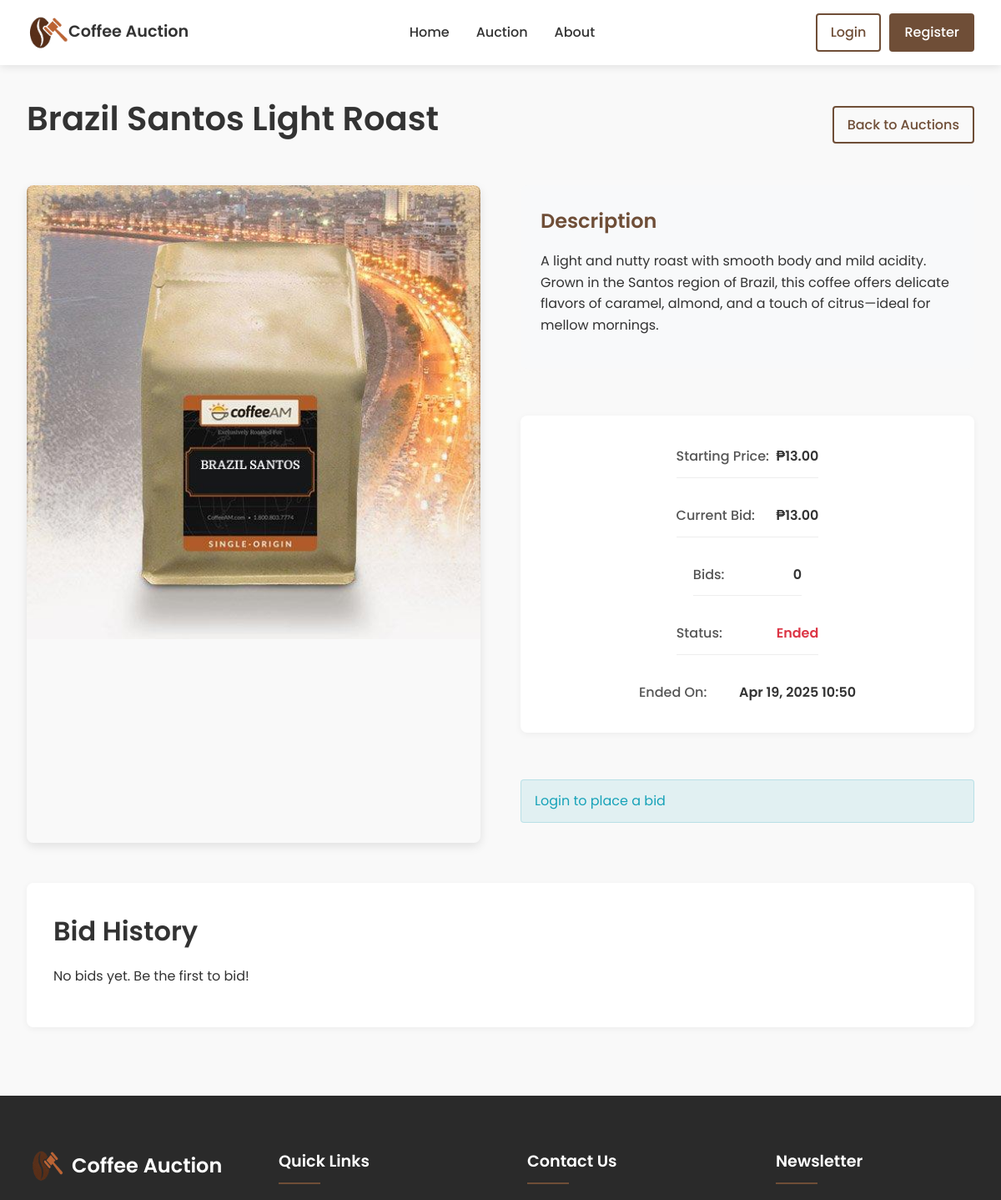
The page /product_view.php?id=10 (upper part) on the database as committed earlier.
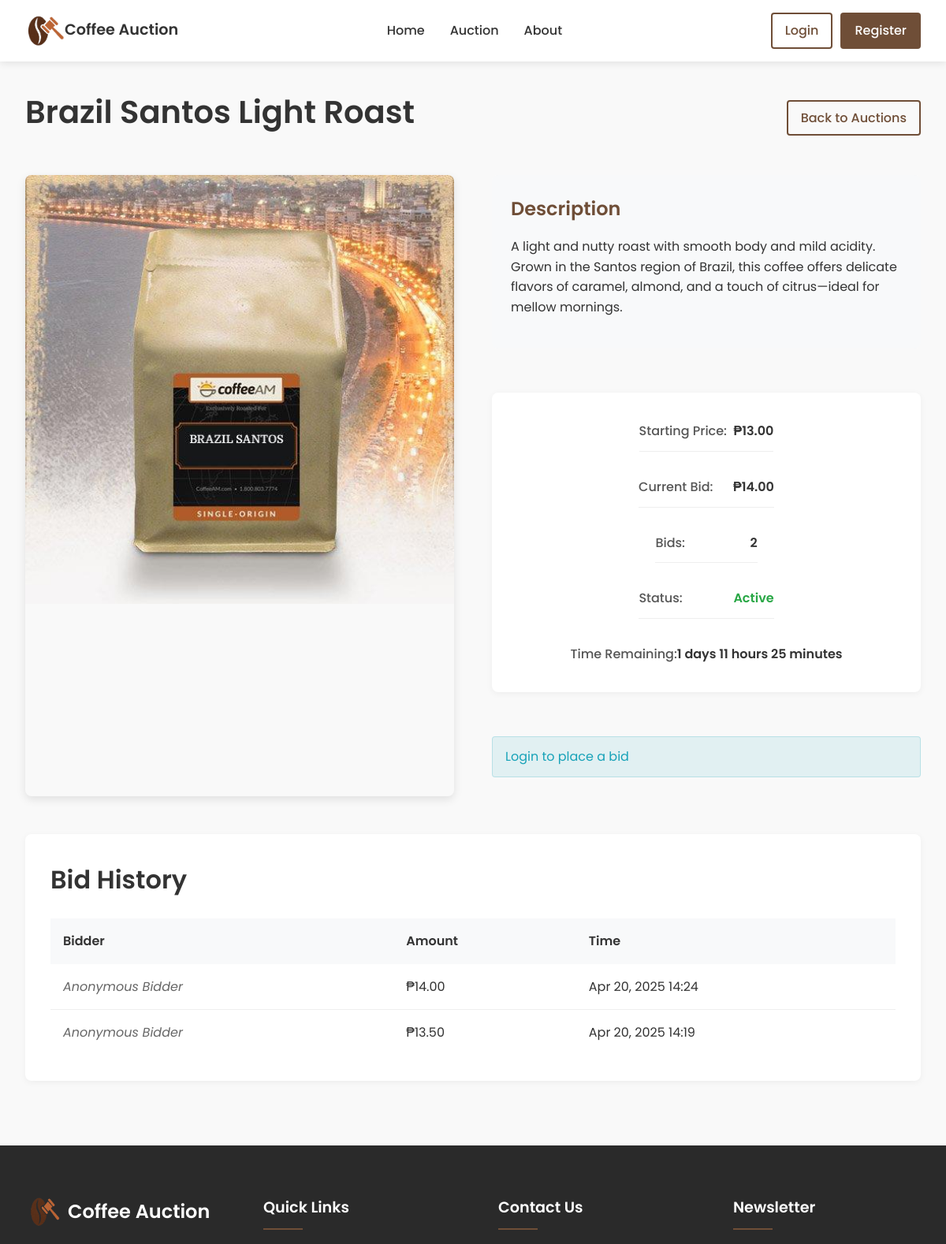
The same page on the database as committed later.
### tables this page shows
CREATE TABLE `items` (
  `id` int(11) NOT NULL,
  `name` varchar(100) NOT NULL,
  `image` varchar(255) NOT NULL,
  `description` text DEFAULT NULL,
  `starting_price` decimal(10,2) NOT NULL,
  `bid_end_date` datetime DEFAULT NULL,
  `is_limited` tinyint(1) DEFAULT 0,
  `quantity` int(11) DEFAULT 1,
  `items_sold` int(11) DEFAULT 0,
  `notified` tinyint(1) DEFAULT 0
);

CREATE TABLE `bids` (
  `id` int(11) NOT NULL,
  `user_id` int(11) NOT NULL,
  `item_id` int(11) NOT NULL,
  `bid_amount` decimal(10,2) NOT NULL,
  `timestamp` timestamp NOT NULL DEFAULT current_timestamp(),
  `is_anonymous` tinyint(1) DEFAULT 0
);

### product_view.php (the view, shortened to what the changed rows need)
<?php
include 'db_connect.php';
$product_id = (int)$_GET['id'];
$is_admin_view = isset($_GET['admin']) && isset($_SESSION['admin_logged_in']);
$stmt = $pdo->prepare("SELECT * FROM items WHERE id = ?");
$stmt->execute([$product_id]);
$product = $stmt->fetch();
$bidStmt = $pdo->prepare("SELECT b.*, u.fullname, u.email
                         FROM bids b
                         JOIN users u ON b.user_id = u.id
                         WHERE b.item_id = ?
                         ORDER BY b.bid_amount DESC
                         LIMIT 1");
$bidStmt->execute([$product_id]);
$highestBid = $bidStmt->fetch();
$currentBid = $highestBid ? $highestBid['bid_amount'] : $product['starting_price'];
$bidCount = $pdo->query("SELECT COUNT(*) FROM bids WHERE item_id = $product_id")->fetchColumn();
$now = new DateTime();
$end_date = new DateTime($product['bid_end_date']);
$is_active = $end_date > $now;
$time_remaining = $is_active ? $now->diff($end_date)->format('%a days %h hours %i minutes') : 'Auction ended';
$historyStmt = $pdo->prepare("SELECT b.*, u.fullname, u.email
                             FROM bids b
                             JOIN users u ON b.user_id = u.id
                             WHERE b.item_id = ?
                             ORDER BY b.bid_amount DESC");
$historyStmt->execute([$product_id]);
$bidHistory = $historyStmt->fetchAll();
?>
<!DOCTYPE html>
<html lang="en">
<head>
    <link rel="stylesheet" href="style.css">
    <link rel="stylesheet" href="https://cdnjs.cloudflare.com/ajax/libs/font-awesome/6.0.0/css/all.min.css">
</head>
<body>
    <main class="container product-view">
        <div class="product-header">
            <h1><?= htmlspecialchars($product['name']) ?></h1>
            <a href="<?= $is_admin_view ? 'admin.php?tab=items' : 'auction.php' ?>" class="btn btn-outline">
                Back to <?= $is_admin_view ? 'Admin' : 'Auctions' ?>
            </a>
        </div>
        <div class="product-details">
            <div class="product-image">
                <img src="images/<?= htmlspecialchars($product['image']) ?>" alt="<?= htmlspecialchars($product['name']) ?>">
            </div>
            <div class="product-info">
                <div class="description">
                    <h3>Description</h3>
                    <p><?= htmlspecialchars($product['description']) ?></p>
                </div>
                <div class="bid-info">
                    <div class="info-row">
                        <span class="label">Starting Price:</span>
                        <span class="value">₱<?= number_format($product['starting_price'], 2) ?></span>
                    </div>
                    <div class="info-row">
                        <span class="label">Current Bid:</span>
                        <span class="value">₱<?= number_format($currentBid, 2) ?></span>
                    </div>
                    <div class="info-row">
                        <span class="label">Bids:</span>
                        <span class="value"><?= $bidCount ?></span>
                    </div>
                    <div class="info-row">
                        <span class="label">Status:</span>
                        <span class="value <?= $is_active ? 'active' : 'ended' ?>">
                            <?= $is_active ? 'Active' : 'Ended' ?>
                        </span>
                    </div>
                    <div class="info-row">
                        <span class="label"><?= $is_active ? 'Time Remaining:' : 'Ended On:' ?></span>
                        <span class="value"><?= $is_active ? $time_remaining : $end_date->format('M j, Y H:i') ?></span>
                    </div>
                </div>
            </div>
        </div>
        <div class="bid-history">
            <h2>Bid History</h2>
            <?php if (count($bidHistory) > 0): ?>
                <table class="history-table">
                    <thead>
                        <tr>
                            <th>Bidder</th>
                            <th>Amount</th>
                            <th>Time</th>
                        </tr>
                    </thead>
                    <tbody>
                        <?php foreach ($bidHistory as $bid): ?>
                            <tr>
                                <td>
                                    <?php if ($bid['is_anonymous'] && !$is_admin_view && $bid['user_id'] != ($_SESSION['user_id'] ?? 0)): ?>
                                        <span class="anonymous-bidder">Anonymous Bidder</span>
                                    <?php endif; ?>
                                </td>
                                <td>₱<?= number_format($bid['bid_amount'], 2) ?></td>
                                <td><?= date('M j, Y H:i', strtotime($bid['timestamp'])) ?></td>
                            </tr>
                        <?php endforeach; ?>
                    </tbody>
                </table>
            <?php else: ?>
                <p>No bids yet. Be the first to bid!</p>
            <?php endif; ?>
        </div>
    </main>
</body>
</html>

Rows that differ between the two databases and show on the page:
changed items "Brazil Santos Light Roast": bid_end_date "Apr 19, 2025 10:50" → "1 days 11 hours 25 minutes"
added bids: bid_amount "14.00", is_anonymous "Anonymous Bidder", timestamp "Apr 20, 2025 14:24"
added bids: is_anonymous "Anonymous Bidder", bid_amount "13.50", timestamp "Apr 20, 2025 14:19"
Other text that changed with them:
$bidCount: "0" → "2"
$currentBid: "13.00" → "14.00"
text no longer shown: "Ended Ended On: No bids yet. Be the first to bid!"
text now shown: "Active Time Remaining: Bidder Amount Time"
